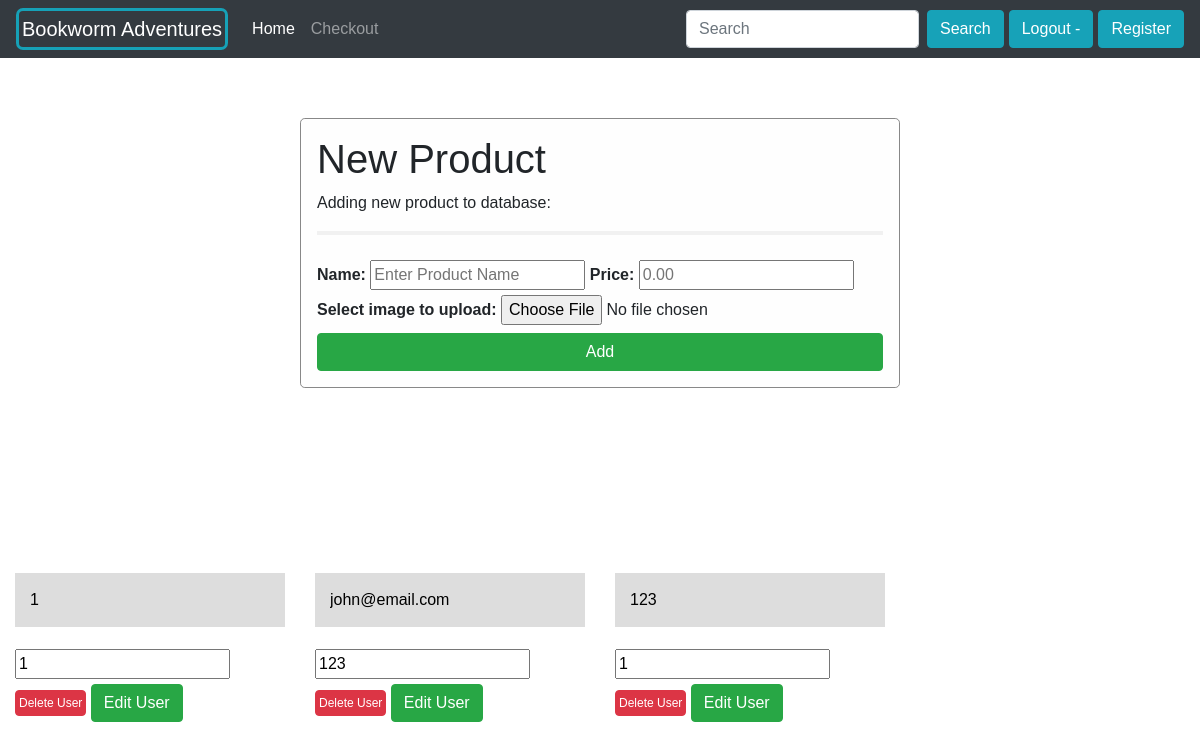
/homeLog.php, run on the app's committed database.
### tables this page shows
CREATE TABLE `users` (
  `id` int(11) NOT NULL,
  `email` varchar(50) NOT NULL,
  `password` varchar(30) NOT NULL
);

### homeLog.php (the view, shortened to what this page needs)
<!DOCTYPE html>
<html>
	<head>
		<link rel="stylesheet" href="https://stackpath.bootstrapcdn.com/bootstrap/4.2.1/css/bootstrap.min.css">
		<link rel="stylesheet" href="cart.css"/>
	</head>
	<body>
		<nav class="navbar navbar-expand-lg navbar-dark bg-dark">
			<a class="navbar-brand" href="http://localhost/shop/aboutLOG.php">Bookworm Adventures</a>
			<div class="collapse navbar-collapse" id="navbarSupportedContent">
				<ul class="navbar-nav mr-auto">
					<li class="nav-item">
						<a class="nav-link active" href="http://localhost/shop/homeLOG.php">Home<span class="sr-only">(current)</span></a>
					</li>
					<li class="nav-item">
						<a class="nav-link" href="http://localhost/shop/cartLOG.php">Checkout</a>
					</li>
				</ul>
				<form class="form-inline my-2 my-lg-0" name="form" method="post">
					<input class="form-control mr-sm-2" type="search" placeholder="Search" aria-label="search" name="search" id="search">
					<button class="btn btn-info" type="submit">Search</button>
				</form>
				<a href="http://localhost/shop/home.php"><button class="btn btn-info" style="margin-left:5px" onclick="func2()">Logout - <?php echo $_SESSION["activeUser"];?></button></a>
				<button class="btn btn-info" style="margin-left:5px" onclick="document.getElementById('id01').style.display='block'">Register</button>
			</div>
		</nav>
		<div>
			<form class="modal-content" action="upload.php" method="post" enctype="multipart/form-data">
				<div class="containerReg">
					<h1>New Product</h1>
					<p>Adding new product to database:</p>
					<hr>
					<label for="name"><b>Name:</b></label>
					<input type="text" placeholder="Enter Product Name" name="name" required>
					<label for="price"><b>Price:</b></label>
					<input type="text" placeholder="0.00" name="price" required>
					<label><b>Select image to upload:</b>
					<input type="file" name="fileToUpload" id="fileToUpload"></label>
					<div class="clearfix">
						<button type="submit" class="btn btn-success btn-block" name="register">Add</button>
					</div>
				</div>
			</form>
		</div>
<?php
		$connect = mysqli_connect('localhost','root','','cart');
		$query = "SELECT * FROM users";
		$result = mysqli_query($connect,$query);
		while($row = mysqli_fetch_array($result)) {
							?>
				<div class="col-md-3 col-sm-6" style="float:left;">
					<form method="post" action="">
						<div class="users">
							<input type="text" name="email" value="<?php echo $row['email']; ?>" />
							<input type="text" name="password" value="<?php echo $row['password']; ?>" />
							<input type="submit" formaction="deleteUser.php" style="margin-top:5px;" class="btn btn-danger"
								   value="Delete User" />
							<input type="submit" formaction="editUser.php" style="margin-top:5px;" class="btn btn-success"
								   value="Edit User" />
						</div>
					</form>
				</div>
<?php
                }
?>
	</body>
</html>

### cart.css (style rules this page uses)
.navbar-brand { padding: 3px; border: 3px solid #16a1b7; border-radius: 7px; }
.btn-danger { font-size: 12px; padding: 3px; }
a { text-decoration: none; }
body { font-family: Arial, Helvetica, sans-serif; }
* { box-sizing: border-box; }
input[name="email"],input[name="psw"],input[name="psw-repeat"] { width: 100%; padding: 15px; margin: 5px 0 22px 0; display: inline-block; border: none; background: #f1f1f1; }
input[name="email"],input[name="psw"],input[name="psw-repeat"] { background-color: #ddd; outline: none; }
.containerReg { padding: 16px; }
.modal-content { background-color: #fefefe; margin: 5% auto 15% auto; border: 1px solid #888; width: 50%; }
hr { border: 2px solid #f1f1f1; margin-bottom: 25px; }

### data on the page
users: email "1", password "1"
users: email "john@email.com", password "123"
users: email "123", password "1"
